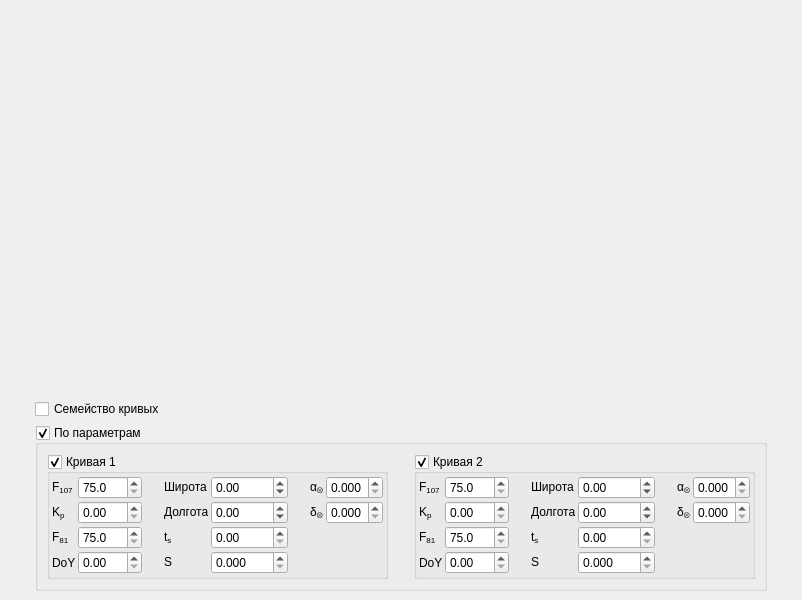
<?xml version="1.0" encoding="UTF-8"?>
<ui version="4.0">
 <class>MainWindow</class>
 <widget class="QMainWindow" name="MainWindow">
  <property name="geometry">
   <rect>
    <x>0</x>
    <y>0</y>
    <width>802</width>
    <height>600</height>
   </rect>
  </property>
  <property name="windowTitle">
   <string>ГОСТ Р 25645.166-2004</string>
  </property>
  <property name="styleSheet">
   <string notr="true">font: 10pt &quot;Segoe UI&quot;;</string>
  </property>
  <widget class="QWidget" name="centralwidget">
   <layout class="QGridLayout" name="gridLayout">
    <item row="2" column="1">
     <widget class="QGroupBox" name="gbManualParameters">
      <property name="title">
       <string>По параметрам</string>
      </property>
      <property name="checkable">
       <bool>true</bool>
      </property>
      <property name="checked">
       <bool>true</bool>
      </property>
      <layout class="QHBoxLayout" name="horizontalLayout">
       <item>
        <widget class="QGroupBox" name="gbCurve1">
         <property name="title">
          <string>Кривая 1</string>
         </property>
         <property name="checkable">
          <bool>true</bool>
         </property>
         <layout class="QGridLayout" name="gridLayout_2">
          <property name="leftMargin">
           <number>2</number>
          </property>
          <property name="topMargin">
           <number>2</number>
          </property>
          <property name="rightMargin">
           <number>2</number>
          </property>
          <property name="bottomMargin">
           <number>2</number>
          </property>
          <property name="spacing">
           <number>2</number>
          </property>
          <item row="2" column="0">
           <widget class="QLabel" name="label_3">
            <property name="text">
             <string>&lt;html&gt;&lt;head/&gt;&lt;body&gt;&lt;p&gt;F&lt;span style=&quot; vertical-align:sub;&quot;&gt;81&lt;/span&gt;&lt;/p&gt;&lt;/body&gt;&lt;/html&gt;</string>
            </property>
            <property name="textFormat">
             <enum>Qt::MarkdownText</enum>
            </property>
            <property name="buddy">
             <cstring>spnF81_1</cstring>
            </property>
           </widget>
          </item>
          <item row="1" column="0">
           <widget class="QLabel" name="label_2">
            <property name="text">
             <string>&lt;html&gt;&lt;head/&gt;&lt;body&gt;&lt;p&gt;K&lt;span style=&quot; vertical-align:sub;&quot;&gt;p&lt;/span&gt;&lt;/p&gt;&lt;/body&gt;&lt;/html&gt;</string>
            </property>
            <property name="textFormat">
             <enum>Qt::MarkdownText</enum>
            </property>
            <property name="buddy">
             <cstring>spnKp_1</cstring>
            </property>
           </widget>
          </item>
          <item row="0" column="0">
           <widget class="QLabel" name="label">
            <property name="text">
             <string>&lt;html&gt;&lt;head/&gt;&lt;body&gt;&lt;p&gt;F&lt;span style=&quot; vertical-align:sub;&quot;&gt;107&lt;/span&gt;&lt;/p&gt;&lt;/body&gt;&lt;/html&gt;</string>
            </property>
            <property name="textFormat">
             <enum>Qt::MarkdownText</enum>
            </property>
            <property name="buddy">
             <cstring>spnF107_1</cstring>
            </property>
           </widget>
          </item>
          <item row="1" column="1">
           <widget class="QDoubleSpinBox" name="spnKp_1">
            <property name="maximum">
             <double>7.000000000000000</double>
            </property>
           </widget>
          </item>
          <item row="1" column="5">
           <spacer name="horizontalSpacer_2">
            <property name="orientation">
             <enum>Qt::Horizontal</enum>
            </property>
            <property name="sizeType">
             <enum>QSizePolicy::Fixed</enum>
            </property>
            <property name="sizeHint" stdset="0">
             <size>
              <width>20</width>
              <height>20</height>
             </size>
            </property>
           </spacer>
          </item>
          <item row="0" column="3">
           <widget class="QLabel" name="label_9">
            <property name="text">
             <string>&lt;html&gt;&lt;head/&gt;&lt;body&gt;&lt;p&gt;Широта&lt;/p&gt;&lt;/body&gt;&lt;/html&gt;</string>
            </property>
            <property name="textFormat">
             <enum>Qt::MarkdownText</enum>
            </property>
            <property name="buddy">
             <cstring>spnB_1</cstring>
            </property>
           </widget>
          </item>
          <item row="0" column="4">
           <widget class="QDoubleSpinBox" name="spnB_1">
            <property name="decimals">
             <number>2</number>
            </property>
            <property name="minimum">
             <double>-90.000000000000000</double>
            </property>
            <property name="maximum">
             <double>90.000000000000000</double>
            </property>
            <property name="singleStep">
             <double>1.000000000000000</double>
            </property>
            <property name="value">
             <double>0.000000000000000</double>
            </property>
           </widget>
          </item>
          <item row="1" column="3">
           <widget class="QLabel" name="label_10">
            <property name="text">
             <string>&lt;html&gt;&lt;head/&gt;&lt;body&gt;&lt;p&gt;Долгота&lt;/p&gt;&lt;/body&gt;&lt;/html&gt;</string>
            </property>
            <property name="textFormat">
             <enum>Qt::MarkdownText</enum>
            </property>
            <property name="buddy">
             <cstring>spnL_1</cstring>
            </property>
           </widget>
          </item>
          <item row="2" column="1">
           <widget class="QDoubleSpinBox" name="spnF81_1">
            <property name="decimals">
             <number>1</number>
            </property>
            <property name="minimum">
             <double>75.000000000000000</double>
            </property>
            <property name="maximum">
             <double>250.000000000000000</double>
            </property>
           </widget>
          </item>
          <item row="0" column="1">
           <widget class="QDoubleSpinBox" name="spnF107_1">
            <property name="decimals">
             <number>1</number>
            </property>
            <property name="minimum">
             <double>75.000000000000000</double>
            </property>
            <property name="maximum">
             <double>250.000000000000000</double>
            </property>
           </widget>
          </item>
          <item row="1" column="4">
           <widget class="QDoubleSpinBox" name="spnL_1">
            <property name="decimals">
             <number>2</number>
            </property>
            <property name="minimum">
             <double>-180.000000000000000</double>
            </property>
            <property name="maximum">
             <double>180.000000000000000</double>
            </property>
            <property name="singleStep">
             <double>1.000000000000000</double>
            </property>
           </widget>
          </item>
          <item row="1" column="2">
           <spacer name="horizontalSpacer">
            <property name="orientation">
             <enum>Qt::Horizontal</enum>
            </property>
            <property name="sizeType">
             <enum>QSizePolicy::Fixed</enum>
            </property>
            <property name="sizeHint" stdset="0">
             <size>
              <width>20</width>
              <height>20</height>
             </size>
            </property>
           </spacer>
          </item>
          <item row="3" column="1">
           <widget class="QDoubleSpinBox" name="spnDoY_1">
            <property name="maximum">
             <double>365.000000000000000</double>
            </property>
           </widget>
          </item>
          <item row="3" column="0">
           <widget class="QLabel" name="label_4">
            <property name="text">
             <string>DoY</string>
            </property>
            <property name="buddy">
             <cstring>spnDoY_1</cstring>
            </property>
           </widget>
          </item>
          <item row="2" column="4">
           <widget class="QDoubleSpinBox" name="spnTs_1">
            <property name="maximum">
             <double>86400.000000000000000</double>
            </property>
           </widget>
          </item>
          <item row="2" column="3">
           <widget class="QLabel" name="label_12">
            <property name="text">
             <string>&lt;html&gt;&lt;head/&gt;&lt;body&gt;&lt;p&gt;t&lt;sub&gt;s&lt;/sub&gt;&lt;/p&gt;&lt;/body&gt;&lt;/html&gt;</string>
            </property>
            <property name="textFormat">
             <enum>Qt::MarkdownText</enum>
            </property>
            <property name="buddy">
             <cstring>spnTs_1</cstring>
            </property>
           </widget>
          </item>
          <item row="3" column="3">
           <widget class="QLabel" name="label_13">
            <property name="text">
             <string>&lt;html&gt;&lt;head/&gt;&lt;body&gt;&lt;p&gt;S&lt;/p&gt;&lt;/body&gt;&lt;/html&gt;</string>
            </property>
            <property name="textFormat">
             <enum>Qt::MarkdownText</enum>
            </property>
            <property name="buddy">
             <cstring>spnS_1</cstring>
            </property>
           </widget>
          </item>
          <item row="3" column="4">
           <widget class="QDoubleSpinBox" name="spnS_1">
            <property name="decimals">
             <number>3</number>
            </property>
            <property name="maximum">
             <double>6.283000000000000</double>
            </property>
           </widget>
          </item>
          <item row="0" column="7">
           <widget class="QDoubleSpinBox" name="spnAlpha_1">
            <property name="decimals">
             <number>3</number>
            </property>
            <property name="maximum">
             <double>6.283000000000000</double>
            </property>
           </widget>
          </item>
          <item row="0" column="6">
           <widget class="QLabel" name="label_14">
            <property name="text">
             <string>&lt;html&gt;&lt;head/&gt;&lt;body&gt;&lt;p&gt;α&lt;sub&gt;⮾&lt;/sub&gt;&lt;/p&gt;&lt;/body&gt;&lt;/html&gt;</string>
            </property>
            <property name="textFormat">
             <enum>Qt::MarkdownText</enum>
            </property>
            <property name="buddy">
             <cstring>spnAlpha_1</cstring>
            </property>
           </widget>
          </item>
          <item row="1" column="6">
           <widget class="QLabel" name="label_15">
            <property name="text">
             <string>&lt;html&gt;&lt;head/&gt;&lt;body&gt;&lt;p&gt;δ&lt;sub&gt;⮾&lt;/sub&gt;&lt;/p&gt;&lt;/body&gt;&lt;/html&gt;</string>
            </property>
            <property name="textFormat">
             <enum>Qt::MarkdownText</enum>
            </property>
            <property name="buddy">
             <cstring>spnDelta_1</cstring>
            </property>
           </widget>
          </item>
          <item row="1" column="7">
           <widget class="QDoubleSpinBox" name="spnDelta_1">
            <property name="decimals">
             <number>3</number>
            </property>
            <property name="maximum">
             <double>6.283000000000000</double>
            </property>
           </widget>
          </item>
         </layout>
        </widget>
       </item>
       <item>
        <spacer name="horizontalSpacer_7">
         <property name="orientation">
          <enum>Qt::Horizontal</enum>
         </property>
         <property name="sizeType">
          <enum>QSizePolicy::Fixed</enum>
         </property>
         <property name="sizeHint" stdset="0">
          <size>
           <width>20</width>
           <height>20</height>
          </size>
         </property>
        </spacer>
       </item>
       <item>
        <widget class="QGroupBox" name="gbCurve2">
         <property name="title">
          <string>Кривая 2</string>
         </property>
         <property name="checkable">
          <bool>true</bool>
         </property>
         <layout class="QGridLayout" name="gridLayout_3">
          <property name="leftMargin">
           <number>2</number>
          </property>
          <property name="topMargin">
           <number>2</number>
          </property>
          <property name="rightMargin">
           <number>2</number>
          </property>
          <property name="bottomMargin">
           <number>2</number>
          </property>
          <property name="spacing">
           <number>2</number>
          </property>
          <item row="2" column="0">
           <widget class="QLabel" name="label_5">
            <property name="text">
             <string>&lt;html&gt;&lt;head/&gt;&lt;body&gt;&lt;p&gt;F&lt;span style=&quot; vertical-align:sub;&quot;&gt;81&lt;/span&gt;&lt;/p&gt;&lt;/body&gt;&lt;/html&gt;</string>
            </property>
            <property name="textFormat">
             <enum>Qt::MarkdownText</enum>
            </property>
            <property name="buddy">
             <cstring>spnF81_1</cstring>
            </property>
           </widget>
          </item>
          <item row="1" column="0">
           <widget class="QLabel" name="label_6">
            <property name="text">
             <string>&lt;html&gt;&lt;head/&gt;&lt;body&gt;&lt;p&gt;K&lt;span style=&quot; vertical-align:sub;&quot;&gt;p&lt;/span&gt;&lt;/p&gt;&lt;/body&gt;&lt;/html&gt;</string>
            </property>
            <property name="textFormat">
             <enum>Qt::MarkdownText</enum>
            </property>
            <property name="buddy">
             <cstring>spnKp_1</cstring>
            </property>
           </widget>
          </item>
          <item row="0" column="0">
           <widget class="QLabel" name="label_7">
            <property name="text">
             <string>&lt;html&gt;&lt;head/&gt;&lt;body&gt;&lt;p&gt;F&lt;span style=&quot; vertical-align:sub;&quot;&gt;107&lt;/span&gt;&lt;/p&gt;&lt;/body&gt;&lt;/html&gt;</string>
            </property>
            <property name="textFormat">
             <enum>Qt::MarkdownText</enum>
            </property>
            <property name="buddy">
             <cstring>spnF107_1</cstring>
            </property>
           </widget>
          </item>
          <item row="1" column="1">
           <widget class="QDoubleSpinBox" name="spnKp_2">
            <property name="maximum">
             <double>7.000000000000000</double>
            </property>
           </widget>
          </item>
          <item row="1" column="5">
           <spacer name="horizontalSpacer_3">
            <property name="orientation">
             <enum>Qt::Horizontal</enum>
            </property>
            <property name="sizeType">
             <enum>QSizePolicy::Fixed</enum>
            </property>
            <property name="sizeHint" stdset="0">
             <size>
              <width>20</width>
              <height>20</height>
             </size>
            </property>
           </spacer>
          </item>
          <item row="0" column="3">
           <widget class="QLabel" name="label_11">
            <property name="text">
             <string>&lt;html&gt;&lt;head/&gt;&lt;body&gt;&lt;p&gt;Широта&lt;/p&gt;&lt;/body&gt;&lt;/html&gt;</string>
            </property>
            <property name="textFormat">
             <enum>Qt::MarkdownText</enum>
            </property>
            <property name="buddy">
             <cstring>spnB_1</cstring>
            </property>
           </widget>
          </item>
          <item row="0" column="4">
           <widget class="QDoubleSpinBox" name="spnB_2">
            <property name="decimals">
             <number>2</number>
            </property>
            <property name="minimum">
             <double>-90.000000000000000</double>
            </property>
            <property name="maximum">
             <double>90.000000000000000</double>
            </property>
            <property name="singleStep">
             <double>1.000000000000000</double>
            </property>
            <property name="value">
             <double>0.000000000000000</double>
            </property>
           </widget>
          </item>
          <item row="1" column="3">
           <widget class="QLabel" name="label_16">
            <property name="text">
             <string>&lt;html&gt;&lt;head/&gt;&lt;body&gt;&lt;p&gt;Долгота&lt;/p&gt;&lt;/body&gt;&lt;/html&gt;</string>
            </property>
            <property name="textFormat">
             <enum>Qt::MarkdownText</enum>
            </property>
            <property name="buddy">
             <cstring>spnL_1</cstring>
            </property>
           </widget>
          </item>
          <item row="2" column="1">
           <widget class="QDoubleSpinBox" name="spnF81_2">
            <property name="decimals">
             <number>1</number>
            </property>
            <property name="minimum">
             <double>75.000000000000000</double>
            </property>
            <property name="maximum">
             <double>250.000000000000000</double>
            </property>
           </widget>
          </item>
          <item row="0" column="1">
           <widget class="QDoubleSpinBox" name="spnF107_2">
            <property name="decimals">
             <number>1</number>
            </property>
            <property name="minimum">
             <double>75.000000000000000</double>
            </property>
            <property name="maximum">
             <double>250.000000000000000</double>
            </property>
           </widget>
          </item>
          <item row="1" column="4">
           <widget class="QDoubleSpinBox" name="spnL_2">
            <property name="decimals">
             <number>2</number>
            </property>
            <property name="minimum">
             <double>-180.000000000000000</double>
            </property>
            <property name="maximum">
             <double>180.000000000000000</double>
            </property>
            <property name="singleStep">
             <double>1.000000000000000</double>
            </property>
           </widget>
          </item>
          <item row="1" column="2">
           <spacer name="horizontalSpacer_4">
            <property name="orientation">
             <enum>Qt::Horizontal</enum>
            </property>
            <property name="sizeType">
             <enum>QSizePolicy::Fixed</enum>
            </property>
            <property name="sizeHint" stdset="0">
             <size>
              <width>20</width>
              <height>20</height>
             </size>
            </property>
           </spacer>
          </item>
          <item row="3" column="1">
           <widget class="QDoubleSpinBox" name="spnDoY_2">
            <property name="maximum">
             <double>365.000000000000000</double>
            </property>
           </widget>
          </item>
          <item row="3" column="0">
           <widget class="QLabel" name="label_8">
            <property name="text">
             <string>DoY</string>
            </property>
            <property name="buddy">
             <cstring>spnDoY_1</cstring>
            </property>
           </widget>
          </item>
          <item row="2" column="4">
           <widget class="QDoubleSpinBox" name="spnTs_2">
            <property name="maximum">
             <double>86400.000000000000000</double>
            </property>
           </widget>
          </item>
          <item row="2" column="3">
           <widget class="QLabel" name="label_17">
            <property name="text">
             <string>&lt;html&gt;&lt;head/&gt;&lt;body&gt;&lt;p&gt;t&lt;sub&gt;s&lt;/sub&gt;&lt;/p&gt;&lt;/body&gt;&lt;/html&gt;</string>
            </property>
            <property name="textFormat">
             <enum>Qt::MarkdownText</enum>
            </property>
            <property name="buddy">
             <cstring>spnTs_1</cstring>
            </property>
           </widget>
          </item>
          <item row="3" column="3">
           <widget class="QLabel" name="label_18">
            <property name="text">
             <string>&lt;html&gt;&lt;head/&gt;&lt;body&gt;&lt;p&gt;S&lt;/p&gt;&lt;/body&gt;&lt;/html&gt;</string>
            </property>
            <property name="textFormat">
             <enum>Qt::MarkdownText</enum>
            </property>
            <property name="buddy">
             <cstring>spnS_1</cstring>
            </property>
           </widget>
          </item>
          <item row="3" column="4">
           <widget class="QDoubleSpinBox" name="spnS_2">
            <property name="decimals">
             <number>3</number>
            </property>
            <property name="maximum">
             <double>6.283000000000000</double>
            </property>
           </widget>
          </item>
          <item row="0" column="7">
           <widget class="QDoubleSpinBox" name="spnAlpha_2">
            <property name="decimals">
             <number>3</number>
            </property>
            <property name="maximum">
             <double>6.283000000000000</double>
            </property>
           </widget>
          </item>
          <item row="0" column="6">
           <widget class="QLabel" name="label_19">
            <property name="text">
             <string>&lt;html&gt;&lt;head/&gt;&lt;body&gt;&lt;p&gt;α&lt;sub&gt;⮾&lt;/sub&gt;&lt;/p&gt;&lt;/body&gt;&lt;/html&gt;</string>
            </property>
            <property name="textFormat">
             <enum>Qt::MarkdownText</enum>
            </property>
            <property name="buddy">
             <cstring>spnAlpha_1</cstring>
            </property>
           </widget>
          </item>
          <item row="1" column="6">
           <widget class="QLabel" name="label_20">
            <property name="text">
             <string>&lt;html&gt;&lt;head/&gt;&lt;body&gt;&lt;p&gt;δ&lt;sub&gt;⮾&lt;/sub&gt;&lt;/p&gt;&lt;/body&gt;&lt;/html&gt;</string>
            </property>
            <property name="textFormat">
             <enum>Qt::MarkdownText</enum>
            </property>
            <property name="buddy">
             <cstring>spnDelta_1</cstring>
            </property>
           </widget>
          </item>
          <item row="1" column="7">
           <widget class="QDoubleSpinBox" name="spnDelta_2">
            <property name="decimals">
             <number>3</number>
            </property>
            <property name="maximum">
             <double>6.283000000000000</double>
            </property>
           </widget>
          </item>
         </layout>
        </widget>
       </item>
      </layout>
     </widget>
    </item>
    <item row="2" column="2">
     <spacer name="horizontalSpacer_5">
      <property name="orientation">
       <enum>Qt::Horizontal</enum>
      </property>
      <property name="sizeHint" stdset="0">
       <size>
        <width>40</width>
        <height>20</height>
       </size>
      </property>
     </spacer>
    </item>
    <item row="1" column="1">
     <widget class="QCheckBox" name="chkBunchOfCurves">
      <property name="text">
       <string>Семейство кривых</string>
      </property>
      <property name="checked">
       <bool>false</bool>
      </property>
     </widget>
    </item>
    <item row="2" column="0">
     <spacer name="horizontalSpacer_6">
      <property name="orientation">
       <enum>Qt::Horizontal</enum>
      </property>
      <property name="sizeHint" stdset="0">
       <size>
        <width>40</width>
        <height>20</height>
       </size>
      </property>
     </spacer>
    </item>
    <item row="0" column="0" colspan="3">
     <widget class="QChartView" name="chartView1" native="true">
      <property name="sizePolicy">
       <sizepolicy hsizetype="Preferred" vsizetype="Expanding">
        <horstretch>0</horstretch>
        <verstretch>0</verstretch>
       </sizepolicy>
      </property>
      <property name="styleSheet">
       <string notr="true">font: 10pt &quot;Segoe UI&quot;;</string>
      </property>
     </widget>
    </item>
   </layout>
  </widget>
 </widget>
 <customwidgets>
  <customwidget>
   <class>QChartView</class>
   <extends>QWidget</extends>
   <header location="global">QChartView</header>
   <container>1</container>
  </customwidget>
 </customwidgets>
 <resources/>
 <connections/>
</ui>
